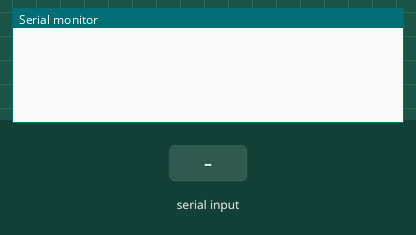
This sketch was run on a simulated Arduino Uno, built with avr-gcc and run on an emulated ATmega328P. Shown: the last lines printed to the serial monitor. The test bench sets the inputs (shaded band).

Above: at 1.2 s.
1.3 s: "a" received over Serial
At 2.1 s:
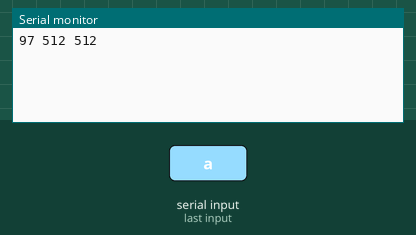
2.8 s: "1" received over Serial
At 3.2 s:
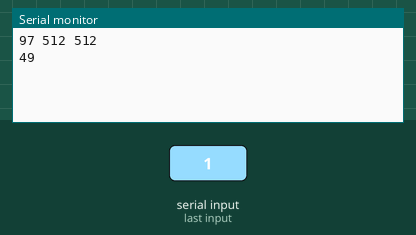

Measured:
- after the input at 1.3 s, the serial monitor: prints a new line at once (image 1)
- after the input at 2.8 s, the serial monitor: prints a new line at once (image 2)

The sketch:

serial_arduino.ino
```cpp
int counter = -32768; // 16 bit signed int (to 32767)

void setup()
{
  Serial.begin(115200);
}

void loop()
{
  if(Serial.available()) {
    char inByte = Serial.read();
    String str = "";
    str += (int) inByte;
    str += " ";

    if (inByte == 'a') {
      int adc0 = analogRead(A0);
      int adc1 = analogRead(A1);

      // construct string from values
      str += adc0;
      str += " ";
      str += adc1;
    }

    if (inByte == 'b') {
      int adc0 = analogRead(A0);

      // construct string from values
      str += adc0;
      str += " ";
      str += counter;
    }

    Serial.println(str);

    counter++;
    if(counter == 32767) {
      counter = -32768;
    }
  }
}
```
